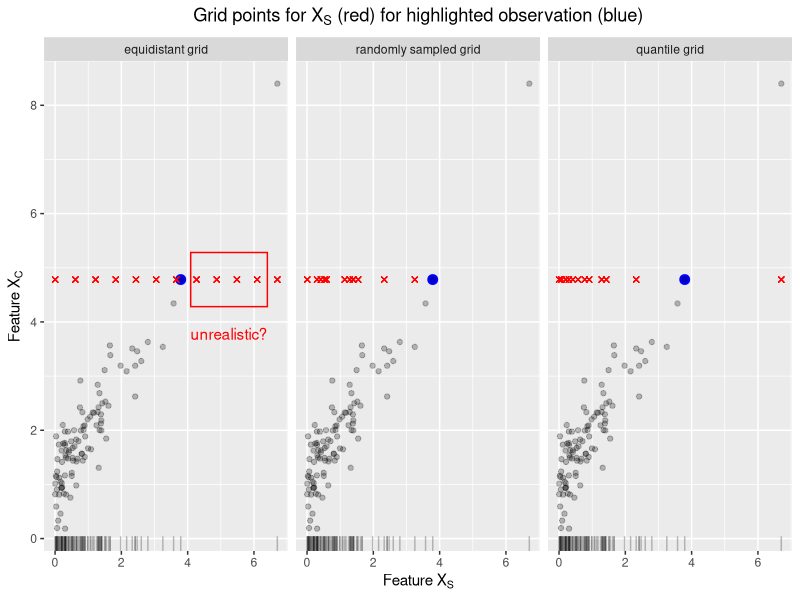

Here is the R script that generated this plot:
# PREREQ -----------------------------------------------------------------------

library(ggplot2)

# DATA -------------------------------------------------------------------------

set.seed(12345678)
n = 100
ngrid = 11
x1 = rexp(n, rate = 1)
x2 = x1 + rnorm(n, mean(x1), sd = 0.5*sd(x1)) #rexp(1000, rate = 100)

# grid
grid.x1 = seq(min(x1), max(x1), length = ngrid+1)
grid.x2 = seq(min(x2), max(x2), length = ngrid+1)

const.x2 = rep(sort(x2, decreasing = T)[2], length = ngrid+1)
data1.const = expand.grid(x1 = grid.x1, x2 = const.x2)
data1.const$method = "equidistant grid"


data1 = expand.grid(x1 = grid.x1, x2 = grid.x2)
data1$method = "equidistant grid"

# subsample
grid.x1 = sample(x1, size = ngrid+1)
grid.x2 = sample(x2, size = ngrid+1)

data2.const = expand.grid(x1 = grid.x1, x2 = const.x2)
data2.const$method = "randomly sampled grid"

data2 = expand.grid(x1 = grid.x1, x2 = grid.x2)
data2$method = "randomly sampled grid"
# quantile
grid.x1 = quantile(x1, 0:(ngrid)/(ngrid), type = 1)
grid.x2 = quantile(x2, 0:(ngrid)/(ngrid), type = 1)

data3.const = expand.grid(x1 = grid.x1, x2 = const.x2)
data3.const$method = "quantile grid"

data3 = expand.grid(x1 = grid.x1, x2 = grid.x2)
data3$method = "quantile grid"

data = rbind(data1, data2, data3)
data$method = factor(data$method, levels = c("equidistant grid", "randomly sampled grid", "quantile grid"))

data.const = rbind(data1.const, data2.const, data3.const)
data.const$method = factor(data.const$method, levels = c("equidistant grid", "randomly sampled grid", "quantile grid"))

ind = which(x2 == sort(x2, decreasing = TRUE)[2])

# PLOT -------------------------------------------------------------------------

p = ggplot(data = data, aes(x1, x2)) +
  geom_point(data = data.frame(x1 = x1[ind], x2 = x2[ind]), aes(x1, x2), size = 3, col = "blue") +
  geom_point(data = data.frame(x1 = x1, x2 = x2), aes(x1, x2), alpha = 0.25) +
  geom_rug(data = data.frame(x1 = x1, x2 = x2), aes(x = x1), alpha = 0.25, sides = "b") +
  geom_point(data = data.const, aes(x1, x2), shape = 4, alpha = 0.5, col = "red") +
  facet_grid(~ method) +
  #geom_point(data = data[data$x2 == min(data[data$method=="randomly sampled grid", "x2"]),], shape = 4, alpha = 0.5, col = "red") +
  #geom_rug(aes(x = x1), col = "blue", sides = "b") +
  xlab("Feature"~X[S]) +
  ylab("Feature"~X[C]) +
  ggtitle("Grid points for"~X[S]~"(red) for highlighted observation (blue)")


ann_text = data.frame(x1 = max(x1), x2 = x2[ind], diff = max(diff(sort(x1))), #lab = "Text",
                      method = factor("equidistant grid", levels = levels(data$method)))
p = p + geom_text(data = ann_text, aes(x = x1-diff/2, y = x2), nudge_y = -1, label = paste0("unrealistic?"), parse = F, col = "red") + # atop('unrealistic', 'values')
  geom_rect(data = ann_text, mapping = aes(ymax = x2 + 0.5, ymin = x2 - 0.5,
                                           xmax = x1 - 0.3, xmin = (x1-diff) + 0.3), alpha = 0, size = 0.5,
            colour = "red", fill = "red") +
  theme(plot.title = element_text(hjust = 0.5))

ggsave("slides/feature-effects/figure/sampling.pdf", p, height = 2.5, width = 7.5)
